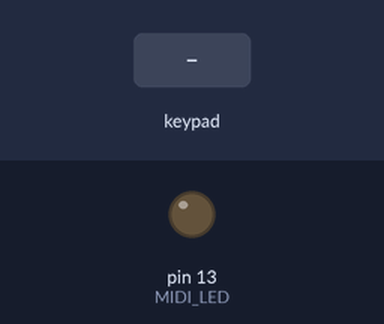
Bench run of a sketch on a simulated Arduino Uno, built with avr-gcc and run on an emulated ATmega328P. On the bench: output pins drawn as LEDs (lit = HIGH). Dashed ring = blinking. The inputs (shaded band) are chosen by the test bench. MIDI output is not drawn.

Above: at 1.2 s.
1.3 s: keypad keys 2 3 4 5 6 pressed 0.4 s apart
At 1.38 s:
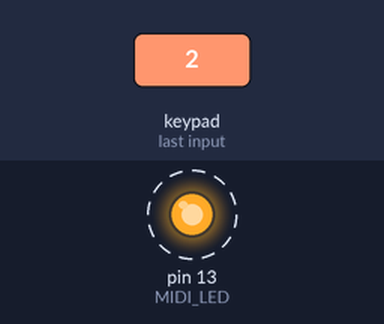
Timing chart, 0 to 4.6 s (numbered marks = the images above; inputs shaded):
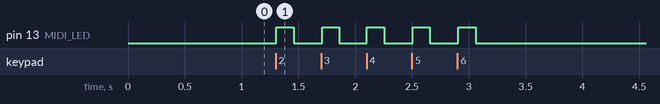

Measured:
- after the input at 1.3 s, pin 13 (MIDI_LED): alternates HIGH for 0.15 s and LOW for 0.25 s, 10 changes in all, then stays LOW, starting at once

The sketch:

the_power.ino
```cpp
#include <MIDI.h>
#include <Keypad.h>

// This is required to set up the MIDI library.
// The default MIDI setup uses the Arduino built-in serial port
// which is pin 1 for transmitting on the Arduino Uno.
MIDI_CREATE_DEFAULT_INSTANCE();

// Set up the MIDI channel to send on
#define MIDI_CHANNEL 1

#define MIDI_LED LED_BUILTIN

const byte ROWS = 5;
const byte COLS = 8;
char keys[ROWS][COLS] = {
  {36,37,38,39,40,41,42,43},
  {44,45,46,47,48,49,50,51},
  {52,53,54,55,56,57,58,59},
  {60,61,62,63,64,65,66,67},
  {68,69,70,71,72,73,74,75}
};
byte rowPins[ROWS] = {2,3,4,5,6}; //connect to the row pinouts of the kpd
byte colPins[COLS] = {A3,A2,A1,A0,15,14,16,10}; //connect to the column pinouts of the kpd

Keypad kpd = Keypad( makeKeymap(keys), rowPins, colPins, ROWS, COLS );

void setup() {
  MIDI.begin(MIDI_CHANNEL_OFF);
  Serial.begin(9600);
  pinMode(MIDI_LED, OUTPUT);
}


void loop() {
    // Fills kpd.key[ ] array with up-to 10 active keys.
    // Returns true if there are ANY active keys.
    if (kpd.getKeys())
    {
        for (int i=0; i<LIST_MAX; i++)   // Scan the whole key list.
        {
            if ( kpd.key[i].stateChanged )   // Only find keys that have changed state.
            {
                switch (kpd.key[i].kstate) {
                    case PRESSED:
                    digitalWrite(MIDI_LED, HIGH);
                    //Serial.print(kpd.key[i].kchar,DEC);
                    //Serial.println(" Pressed");
                    MIDI.sendNoteOn(kpd.key[i].kchar, 127, MIDI_CHANNEL);
                break;
                    case HOLD:
                break;
                    case RELEASED:
                    MIDI.sendNoteOff(kpd.key[i].kchar, 0, MIDI_CHANNEL);
                    digitalWrite(MIDI_LED, LOW);
                break;
                    case IDLE:
                break;
                }
            }
        }
    }
}  // End loop
```
